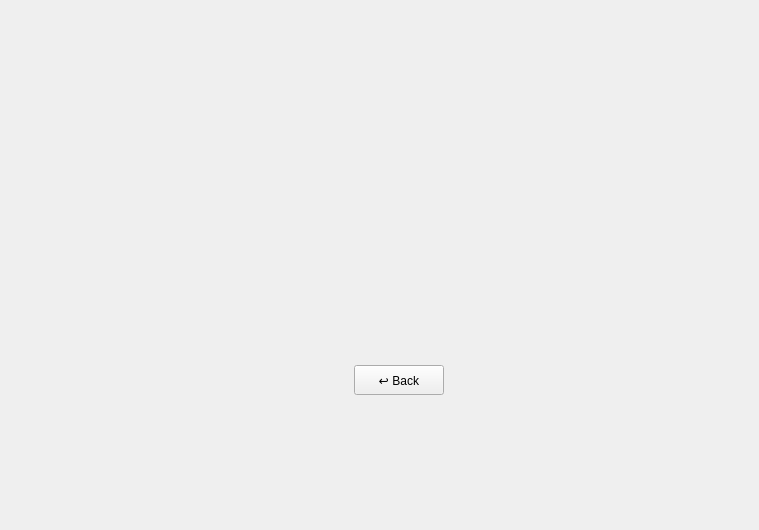
    <widget class="QWidget" name="transHistoryScreen">
     <widget class="QWidget" name="verticalLayoutWidget_5">
      <property name="geometry">
       <rect>
        <x>49</x>
        <y>240</y>
        <width>701</width>
        <height>281</height>
       </rect>
      </property>
      <layout class="QVBoxLayout" name="verticalLayout_9">
       <item alignment="Qt::AlignmentFlag::AlignHCenter">
        <widget class="QPushButton" name="B_backToCard">
         <property name="minimumSize">
          <size>
           <width>90</width>
           <height>30</height>
          </size>
         </property>
         <property name="maximumSize">
          <size>
           <width>90</width>
           <height>30</height>
          </size>
         </property>
         <property name="text">
          <string>↩ Back</string>
         </property>
         <property name="checkable">
          <bool>false</bool>
         </property>
        </widget>
       </item>
       <item>
        <layout class="QVBoxLayout" name="transHistoryContainer"/>
       </item>
      </layout>
     </widget>
     <widget class="BankCardWidget" name="W_currentCard_2" native="true">
      <property name="geometry">
       <rect>
        <x>260</x>
        <y>60</y>
        <width>275</width>
        <height>160</height>
       </rect>
      </property>
      <property name="minimumSize">
       <size>
        <width>275</width>
        <height>160</height>
       </size>
      </property>
      <property name="maximumSize">
       <size>
        <width>275</width>
        <height>160</height>
       </size>
      </property>
      <layout class="QVBoxLayout" name="currentCard_2"/>
     </widget>
    </widget>
